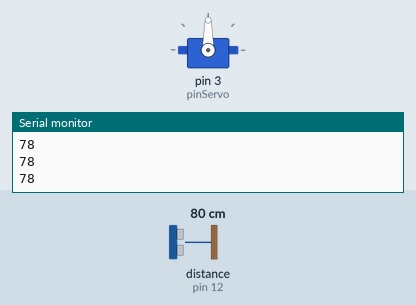
Recording of a sketch running on a simulated Arduino Uno, built with avr-gcc and run on an emulated ATmega328P. Shown: servo, the last lines printed to the serial monitor. Wiring (inferred from the names in the program): ultrasonic range finder: trigger pin 13; echo pin 12. The inputs (shaded band) are chosen by the test bench; at power-on: distance to the obstacle (sensor on pin 12) 80 cm. The echo pulse lasts 58.3 µs per cm.

Above: at 1.2 s.
1.3 s: distance to the obstacle (sensor on pin 12) set to 46 cm
2.8 s: distance to the obstacle (sensor on pin 12) set to 37 cm
At 3.4 s:
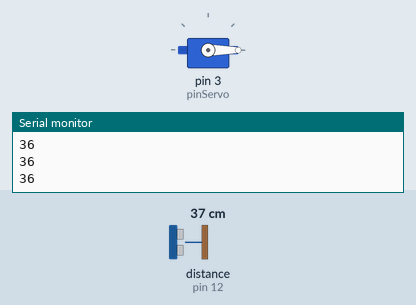
4.3 s: distance to the obstacle (sensor on pin 12) set to 60 cm
At 5.1 s:
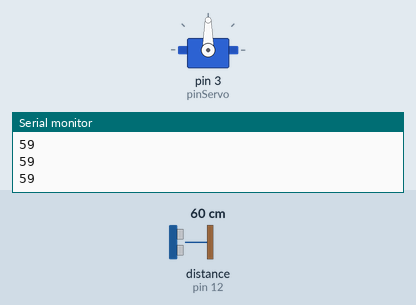
5.8 s: distance to the obstacle (sensor on pin 12) set to 2 cm
At 6.7 s:
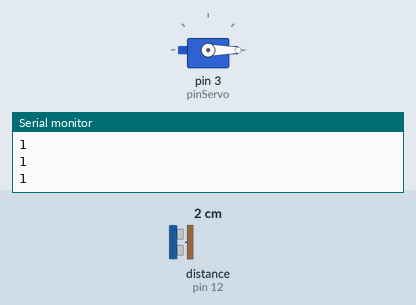
Timing chart, 0 to 8.3 s (numbered marks = the images above; inputs shaded):
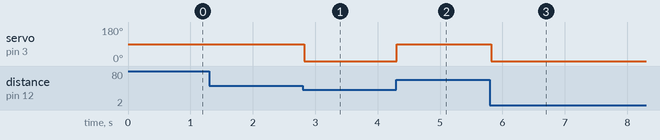

Measured:
- the behaviour switches between 42 and 41 cm on distance to the obstacle (sensor on pin 12) (found by bisection; images 0 and 1)
- after the input at 2.8 s, servo on pin 3 (pinServo): 90° → 0° at once
- after the input at 4.3 s, servo on pin 3 (pinServo): 0° → 90° at once
- after the input at 5.8 s, servo on pin 3 (pinServo): 90° → 0° at once

The sketch:

ej_07_servo_ultrasonido.ino
```cpp
// ej_07_servo_ultrasonido
// por sergiomoradiaz
// para Academia Sinestesia
// Programa de Medios Interactivos 2022
// v0.0.1 agosto 2022
// hecho con Arduino 1.8.19

// declarar variables
#include <Servo.h> // libreria servo
Servo servo; // crear objeto servo

int pinT = 13; // trigger en pin 13
int pinE = 12; // echo en pin 12
int datoSensor; // variable para almacenar datos de sensor
int distancia; // distancia obtenida en cm
int pinServo = 3; // servo en pin 3
int datoServo; // variable para escribir datos en servo

void setup() {
  // configuracion
  pinMode(pinT, OUTPUT); // pin T en modo salida
  pinMode(pinE, INPUT); // pin E en modo entrada
  servo.attach(pinServo); // pin asociado al objeto servo
  Serial.begin(9600); // iniciar comunicacion serial
}

void loop() {
  // comportamiento
  digitalWrite(pinT, LOW); // iniciar T en 0
  delayMicroseconds(2); // esperar 2 microsegundos
  digitalWrite(pinT, HIGH); // activar pulso
  delayMicroseconds(10); // esperar 10 microsegundos
  digitalWrite(pinT, LOW); // cortar pulso

  datoSensor = pulseIn(pinE, HIGH); // leer pulso y almacenar datos
  distancia = datoSensor * 0.034 / 2; // calcular distancia en cm
  Serial.println(distancia); // ver informacion en monitor

  if (distancia <= 40) {
    datoServo = 0; // asignar datos para servo
  }

  else if (distancia >= 41) {
    datoServo = 90; // asignar datos para servo
  }

  servo.write(datoServo); // escribir datos en servo
  delay(50);

}
```
